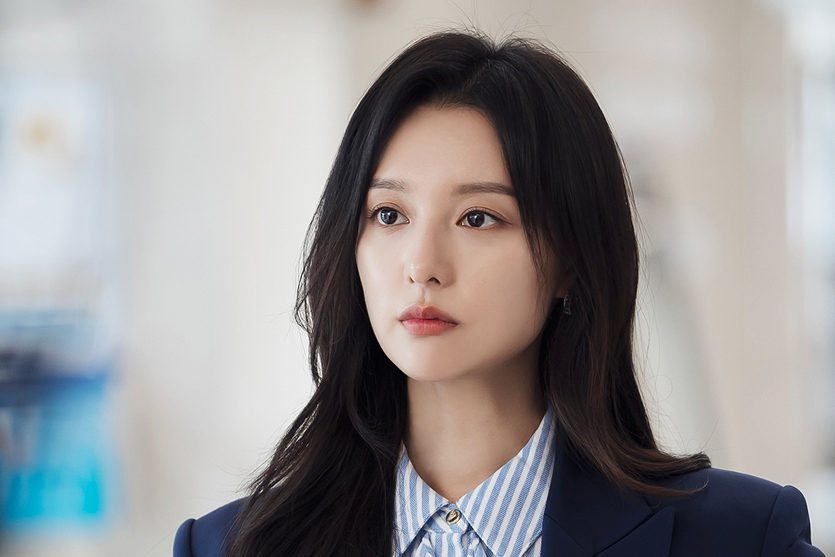
#> input picture class01/homework/Seongwoo/hw6_CNN/input.jpg, 835 x 557 px, found by its file name
$ jupyter execute '실습5.ipynb'
#> lines starting #> are read from the running program, lines starting #| are printed output that depends on the picture
[cell 1]
import cv2
import numpy as np

# 이미지 읽기 (grayscale)
img = cv2.imread('input.jpg', cv2.IMREAD_GRAYSCALE)
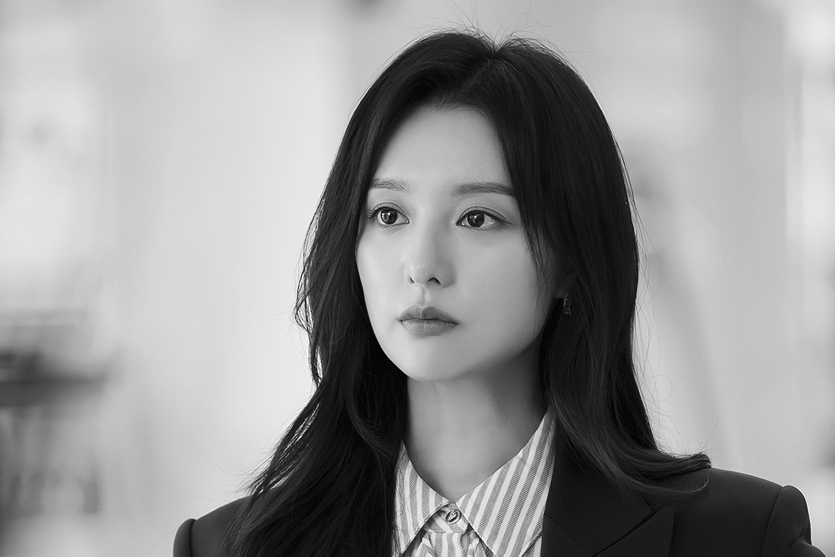
#> img: shape (557, 835); min 0, max 255, mean 150.2

# 커널 정의
kernel = np.array([[1, 1, 1], [1, -8, 1], [1, 1, 1]])
print("Kernel:\n", kernel)

# 이미지의 높이와 너비
image_height, image_width = img.shape
#> image_height = 557; image_width = 835

# 커널의 높이와 너비
kernel_height, kernel_width = kernel.shape

# 패딩 크기 계산
pad_height = kernel_height // 2
pad_width = kernel_width // 2

# 입력 이미지 패딩 추가
padded_img = np.pad(img, ((pad_height, pad_height), (pad_width, pad_width)), mode='constant')

# 출력 이미지 초기화
output = np.zeros_like(img)

# 컨볼루션 연산 수행
for i in range(image_height):
    for j in range(image_width):
        # 현재 패치 추출
        region = padded_img[i:i + kernel_height, j:j + kernel_width]
        # 커널과 패치의 element-wise 곱셈 및 합산
        output[i, j] = np.sum(region * kernel)
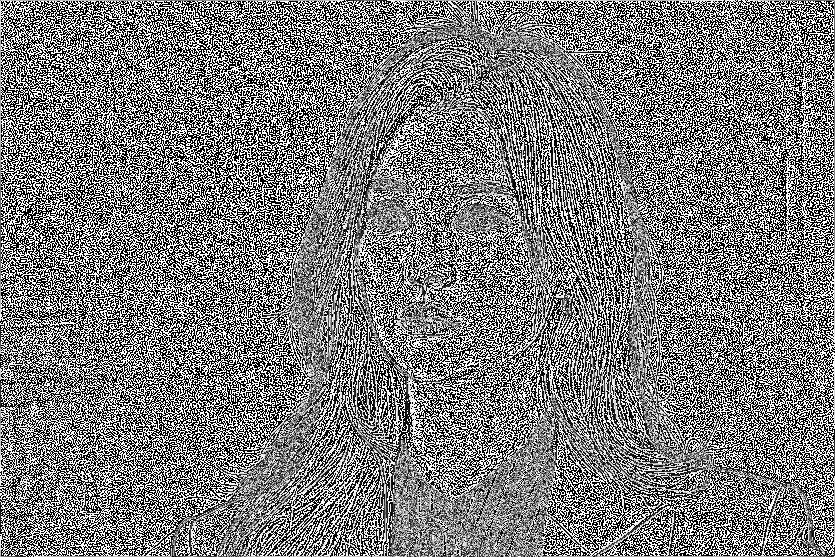
#> output: shape (557, 835); min 0, max 255, mean 123.6

# 결과 출력
cv2.imshow('edge', output)
cv2.waitKey(0)
cv2.destroyAllWindows()

[cell 2]
import cv2
import copy
import numpy as np
import matplotlib.pyplot as plt

# 이미지 불러오가
img = cv2.imread('input.jpg')
#> img is the input picture: shape (557, 835, 3); mean B, G, R 150.2, 149.7, 151.3
img = cv2.cvtColor(img, cv2.COLOR_BGR2RGB)
kernel = np.array([[1,1,1], [1, -8, 1], [1, 1, 1]])
imgcpy = copy.deepcopy(img)
imgcpy2 = copy.deepcopy(img)
imgcpy2 = np.zeros( (imgcpy.shape[0], imgcpy.shape[1], imgcpy.shape[2]))

for h in range(2, img.shape[0] -1):
    for w in range(2, img.shape[1]-1):
        for c in range(2, img.shape[2]):
            img_tmp = np.dot(
                img[h-1:h-1+kernel.shape[0], w-1:w-1+kernel.shape[1], c],
                kernel)
            imgcpy2[h,w,c] = np.sum(img_tmp)
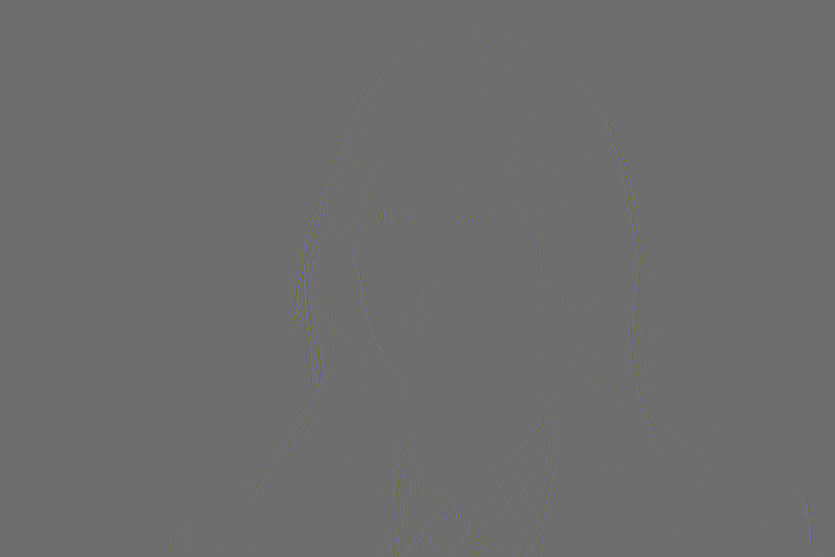
#> imgcpy2: shape (557, 835, 3) float64; mean R, G, B 0, 0, 0; drawn with min black and max white

cv2.imshow("Edge", imgcpy2/255)
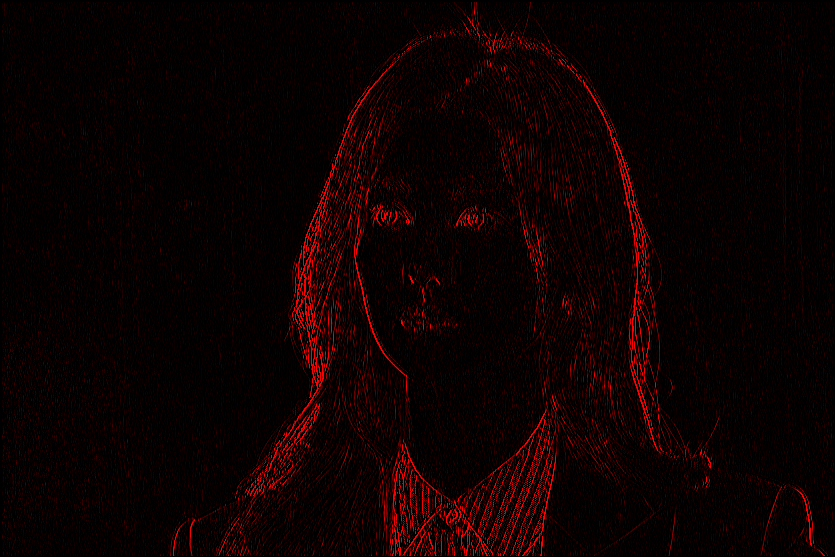
#> window 'Edge': shape (557, 835, 3); mean B, G, R 0, 0, 13.3
cv2.waitKey(1)
